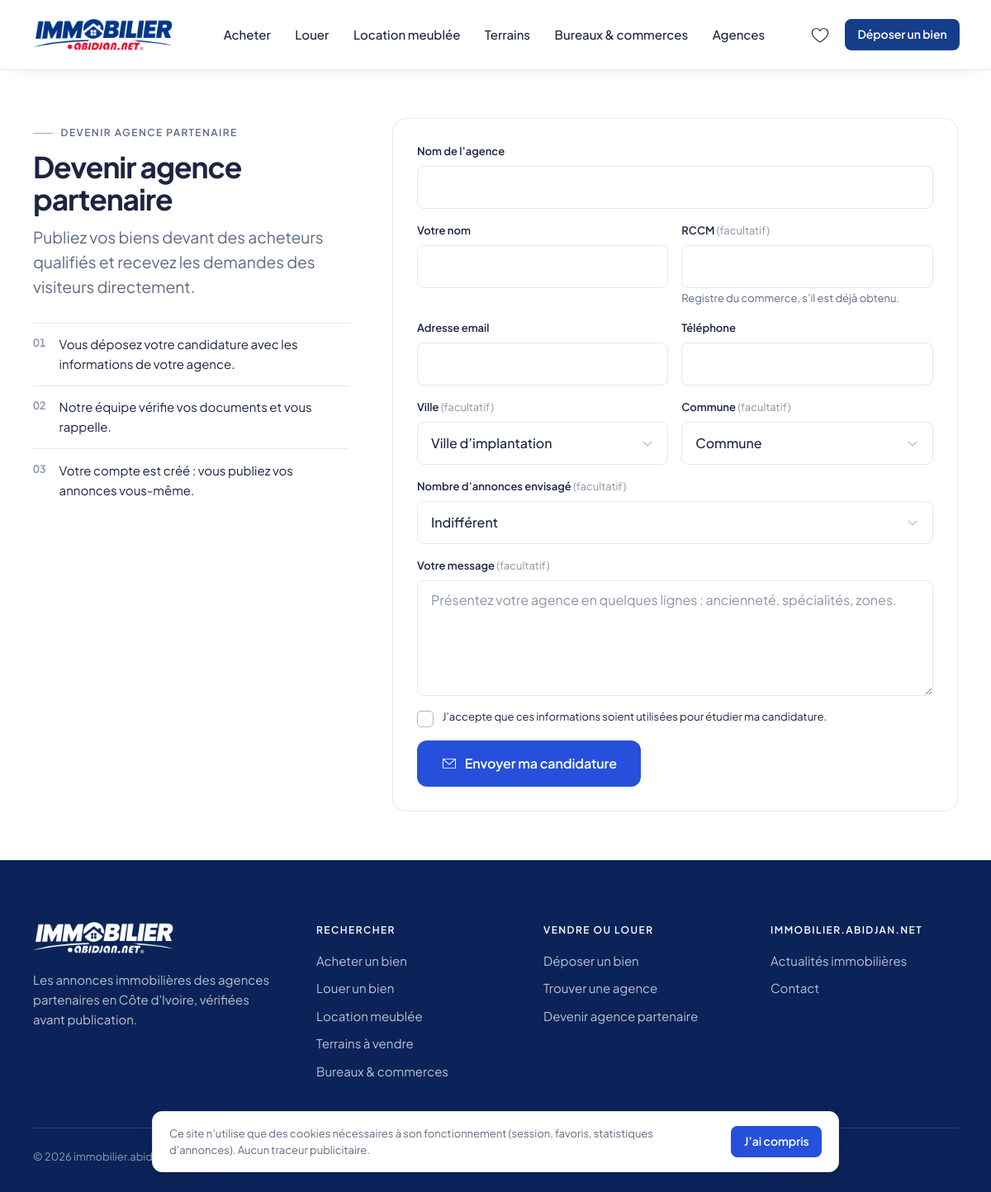
/devenir-partenaire, run on the app's committed database.
### tables this page shows
CREATE TABLE countries (
  id                 INT UNSIGNED     NOT NULL AUTO_INCREMENT,
  iso2               CHAR(2)          NOT NULL,
  name               VARCHAR(100)     NOT NULL,
  name_translations  JSON             NULL,
  currency_code      CHAR(3)          NOT NULL COMMENT 'ISO 4217 (XOF, XAF, GHS…)',
  currency_symbol    VARCHAR(10)      NOT NULL,
  currency_decimals  TINYINT UNSIGNED NOT NULL DEFAULT 0,
  phone_prefix       VARCHAR(6)       NOT NULL,
  default_locale     VARCHAR(10)      NOT NULL DEFAULT 'fr',
  timezone           VARCHAR(40)      NOT NULL,
  is_active          TINYINT(1)       NOT NULL DEFAULT 0,
  sort_order         SMALLINT         NOT NULL DEFAULT 0,
  created_at         DATETIME         NOT NULL DEFAULT CURRENT_TIMESTAMP,
  updated_at         DATETIME         NULL ON UPDATE CURRENT_TIMESTAMP,
  PRIMARY KEY (id),
  UNIQUE KEY uq_countries_iso2 (iso2)
);

CREATE TABLE sites (
  id                 INT UNSIGNED  NOT NULL AUTO_INCREMENT,
  country_id         INT UNSIGNED  NOT NULL,
  code               VARCHAR(30)   NOT NULL COMMENT 'Identifiant technique (ci, sn…)',
  name               VARCHAR(100)  NOT NULL,
  theme              VARCHAR(50)   NOT NULL DEFAULT 'default',
  default_locale     VARCHAR(10)   NOT NULL DEFAULT 'fr',
  supported_locales  JSON          NULL COMMENT '["fr","en"]',
  contact_email      VARCHAR(190)  NULL,
  contact_phone      VARCHAR(30)   NULL,
  contact_whatsapp   VARCHAR(30)   NULL,
  address            VARCHAR(255)  NULL,
  latitude           DECIMAL(10,7) NULL COMMENT 'Position de l''éditeur (carte de la page Contact)',
  longitude          DECIMAL(10,7) NULL,
  social_links       JSON          NULL COMMENT '{"facebook": "https://…", …} — réseaux affichés dans le pied de page',
  status             ENUM('active','maintenance','disabled') NOT NULL DEFAULT 'disabled',
  created_at         DATETIME      NOT NULL DEFAULT CURRENT_TIMESTAMP,
  updated_at         DATETIME      NULL ON UPDATE CURRENT_TIMESTAMP,
  PRIMARY KEY (id),
  UNIQUE KEY uq_sites_code (code),
  KEY idx_sites_country (country_id),
  CONSTRAINT fk_sites_country FOREIGN KEY (country_id) REFERENCES countries (id)
);

### app/Views/front/layouts/app.php (the view, shortened to what the rows shown need)
<?php
$headerOverlay ??= false;
$cmsPages = site() !== null
    ? app()->pages()->byCodes(['about', 'how_it_works', 'legal_notice', 'terms', 'privacy', 'cookies'], site()->id, locale())
    : [];
?>
<!doctype html>
<html lang="<?= e(locale()) ?>">
<head>
  <link rel="stylesheet" href="<?= e(asset('css/app.css')) ?>">
</head>
<body class="<?= $headerOverlay ? '' : 'im-has-header' ?>">
  <main id="contenu" tabindex="-1">
    <?= $content ?>
  </main>
  <?= render_view('front/partials/footer', ['pages' => $cmsPages]) ?>
</body>
</html>

### app/Views/front/partials/footer.php (shortened to what the rows shown need)
<?php
$site = site();
$siteName = $site->name ?? config('app.name');
$country = $site?->country->localizedName(locale()) ?? '';
?>
<footer class="im-footer">
  <div class="im-container">
    <div class="im-footer__top">
      <div class="im-footer__about">
        <a class="im-footer__brand" href="<?= e(url()) ?>" aria-label="<?= e(__('front.nav.home_label', ['site' => $siteName])) ?>">
          <img src="<?= e(asset('img/brand/logo-immobilier-abidjan-net-blanc.png')) ?>" alt="" width="428" height="96" loading="lazy">
        </a>
        <p class="im-footer__pitch"><?= e(__('front.footer.pitch', ['country' => $country])) ?></p>
      </div>
    </div>
    <div class="im-footer__bottom">
      <span>© <?= e(date('Y')) ?> <?= e($siteName) ?></span>
    </div>
  </div>
</footer>

### data on the page
countries: name "Les annonces immobilières des agences partenaires en Côte d'Ivoire, vérifiées avant publication."
sites: name "immobilier.abidjan.net"

### other printed values
$item['label'] "Acheter"
$item['label'] "Louer"
$item['label'] "Location meublée"
$item['label'] "Terrains"
$item['label'] "Bureaux & commerces"
$item['label'] "Agences"
__('front.nav.submit_property') "Déposer un bien"
__('front.nav.become_partner') "DEVENIR AGENCE PARTENAIRE"
__('front.partner.page_title') "Devenir agence partenaire"
__('front.partner.page_lead') "Publiez vos biens devant des acheteurs qualifiés et recevez les demandes des visiteurs directement."
str_pad((string) ($index + 1), 2, '0', STR_PAD_LEFT) "01"
__('front.partner.' . $key) "Vous déposez votre candidature avec les informations de votre agence."
str_pad((string) ($index + 1), 2, '0', STR_PAD_LEFT) "02"
__('front.partner.' . $key) "Notre équipe vérifie vos documents et vous rappelle."
str_pad((string) ($index + 1), 2, '0', STR_PAD_LEFT) "03"
